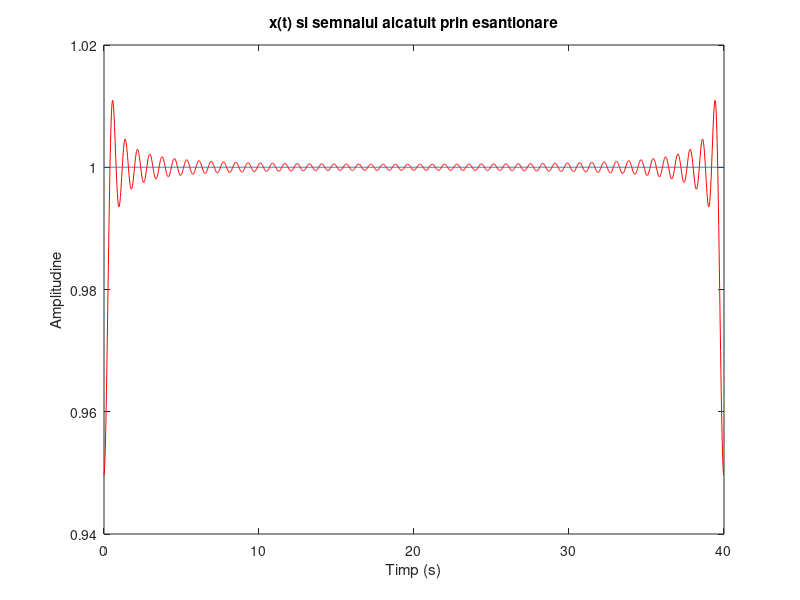
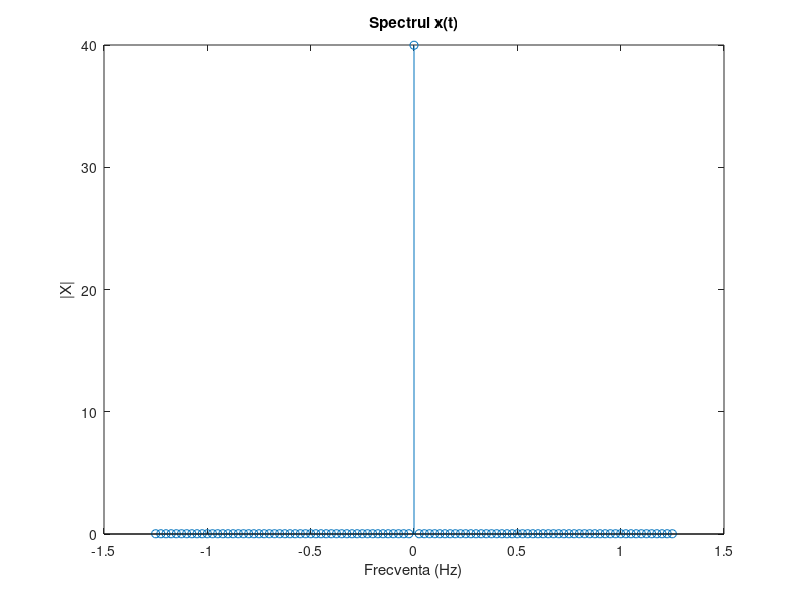

Here is the MATLAB script that generated these plots, in order:
%Tema nr. 2 - Semnale si Programare - numarul din lista = 21, deci vom avea
% un semnal dreptugnhiular cu perioada 40 si N = 50 si durata = 21.

D=21;
N=50;
P=40;
F=1/P;
t=0 : 0.02 : P-0.02; 
w0=2*pi*F;

%generez un vector cu zerouri:
x = zeros(1,size(t,2));

%aranjarea vectorului
x(t<=D)=1;
x(t>D)=-1;
x(t>P-D)=1;

%seria
for k = -N:N
    xt = x;
    xt = xt.*exp(-j*k*w0*t);
    X(k+51) = trapz(t,xt); 
end

%reconstruirea semnalului (aproximare)

x_aprox(1:length(t)) = 0; 

for const = 1:length(t);
for k = -N:N
x_aprox(const) = x_aprox(const) + (1/P)*X(k+N+1)*exp(j*k*w0*t(const));
end
end % semnalul dat cu coeficientii seriei

figure(1);
plot(t,x); % afisez mai intai x(t)

title('x(t) si semnalul alcatuit prin esantionare');
hold on

plot(t,x_aprox,'r'); 

xlabel('Timp (s)');
ylabel('Amplitudine');


fr = -N*F:F:N*F; % vectorul de frecvente pentru afisarea semnalului
figure(2);
stem(fr,abs(X)); 
title('Spectrul x(t)');
xlabel('Frecventa (Hz)');
ylabel('|X|');

%Seria Fourier este reprezentarea semnalului sub forma de suma pana la
%infinit din: sinusuri si cosinusuri (SFT),exponentiale (SFE), sau armonici
%(SFA). Din cursuri am observat ca semnalul poate fi analizat pe esantioane
%si aproximat astfel incat sa obtinem un model cat mai apropiat de cel real
%si o eroare cat mai mica. Astfel, am esantionat si am calculat
%coeficientii seriei Fourier.
